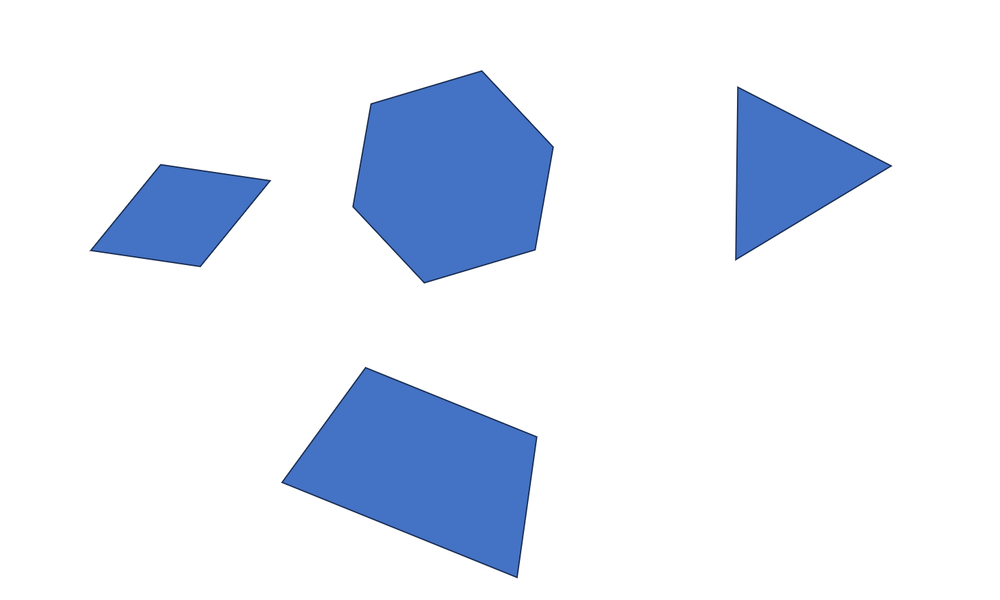
#> input picture imgs/angle_test2.png, 1000 x 600 px, shrunk from 1460 x 876 before the run, found by its file name
$ python angle_test.py
#> lines starting #> are read from the running program, lines starting #| are printed output that depends on the picture; after the words box and inside, x2 and y2 are one past the last pixel; in counts of white or black regions, pixels touching at a corner belong together
import cv2
import numpy as np
import os

def create_debug_dir():
    debug_dir = "angle_debug"
    if not os.path.exists(debug_dir):
        os.makedirs(debug_dir)
    return debug_dir

def save_image(image, step_name, debug_dir):
    cv2.imwrite(f"{debug_dir}/{step_name}.png", image)

def compute_angle(pt1, pt2):
    # 确保 pt1 在左，pt2 在右
    if pt1[0] > pt2[0]:  # 强制从左向右
        pt1, pt2 = pt2, pt1

    dx = pt2[0] - pt1[0]
    dy = pt2[1] - pt1[1]

    angle = np.degrees(np.arctan2(dy, dx))
    return angle

def detect_shapes_with_angle(image_path):
#> called with image_path = 'imgs\\angle_test2.png'
    debug_dir = create_debug_dir()

    # 读取图像并预处理
    image = cv2.imread(image_path)
#> image is the input picture: shape (600, 1000, 3); mean B, G, R 246, 234.5, 228
    gray = cv2.cvtColor(image, cv2.COLOR_BGR2GRAY)
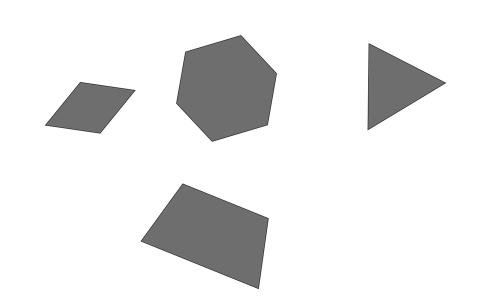
#> gray: shape (600, 1000) (shown at 1/2 size); min 28, max 255, mean 233.9
    blurred = cv2.GaussianBlur(gray, (7, 7), 0)
    binary = cv2.adaptiveThreshold(blurred, 255, cv2.ADAPTIVE_THRESH_GAUSSIAN_C,
                                  cv2.THRESH_BINARY_INV, 11, 2)
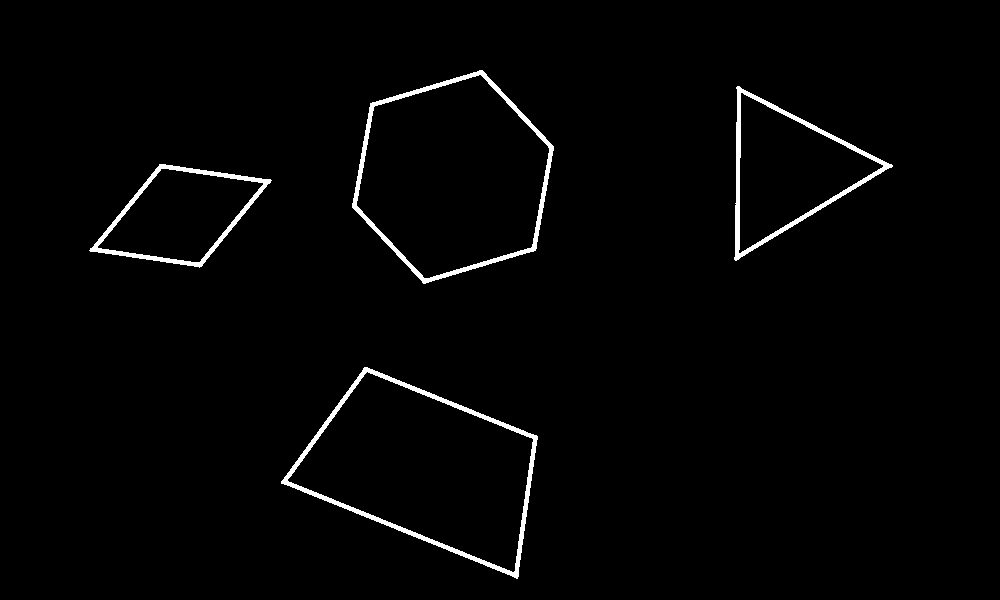
#> binary: shape (600, 1000); 1.7% white; 4 white regions, box (x1, y1, x2, y2) and area: (281, 367, 538, 579) 3250, (352, 70, 554, 284) 2925, (734, 86, 893, 261) 2341, (89, 164, 272, 268) 1966

    # 形态学操作
    kernel = np.ones((7,7), np.uint8)
    closed = cv2.morphologyEx(binary, cv2.MORPH_CLOSE, kernel, iterations=3)
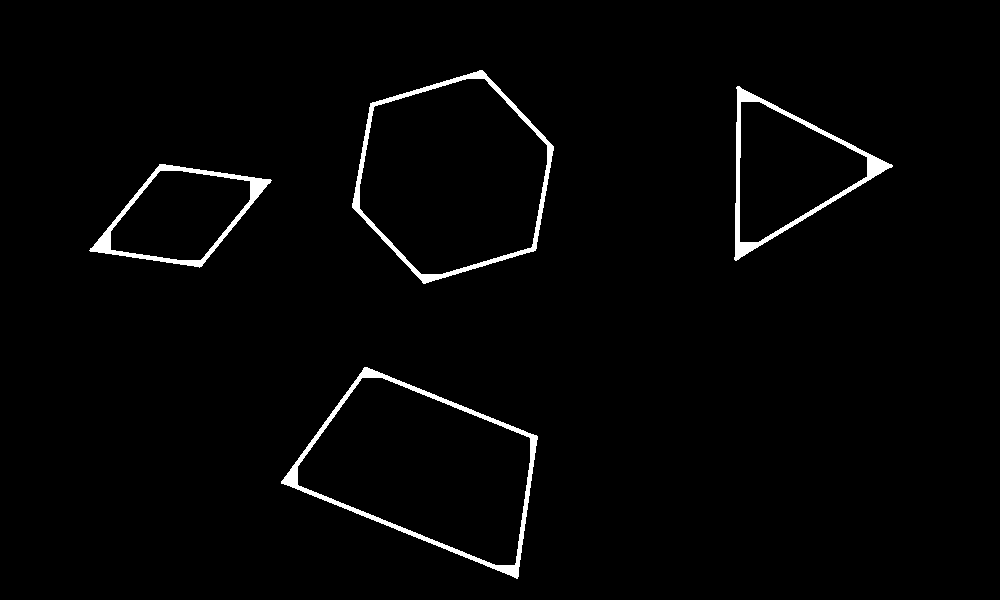
#> closed: shape (600, 1000); 1.9% white; 4 white regions

    # 查找轮廓
    contours, _ = cv2.findContours(closed, cv2.RETR_EXTERNAL, cv2.CHAIN_APPROX_SIMPLE)
#> contours = 4 contours; box (x1, y1, x2, y2) and area: (352, 70, 554, 284) 30620, (281, 367, 538, 579) 30532, (734, 86, 893, 261) 13578, (89, 164, 272, 268) 10748

    results = []
    for cnt in contours:
        area = cv2.contourArea(cnt)
        if area < 100:
            continue

        # 先计算中心坐标 --------------------------------------------------
        M = cv2.moments(cnt)
        if M["m00"] == 0:
            continue  # 跳过无效轮廓
        cx = int(M["m10"] / M["m00"])
        cy = int(M["m01"] / M["m00"])

        # 多边形近似
        epsilon = 0.03 * cv2.arcLength(cnt, True)
        approx = cv2.approxPolyDP(cnt, epsilon, True)
        vertices = len(approx)

        shape = "unknown"
        angle = 0.0

        # ================= 形状识别 & 角度计算 =================
        # 三角形（倒三角形最上边为基准）
        if vertices == 3:
            shape = "triangle"

            # 找到最上面的顶点（y坐标最小）
            points = approx.squeeze()
            top_idx = np.argmin(points[:,1])
            top_point = points[top_idx]

            # 获取包含顶点的两条边
            edge1 = [top_point, points[(top_idx-1)%3]]
            edge2 = [top_point, points[(top_idx+1)%3]]

            base_edge_tri = edge1

            # 计算基准边角度（顺时针为正）
            angle = compute_angle(base_edge_tri[0], base_edge_tri[1]) % 180
            while angle > 120:
                if base_edge_tri == edge1:
                    base_edge_tri = edge2
                else:
                    base_edge_tri = edge1
                angle = compute_angle(base_edge_tri[0], base_edge_tri[1]) % 180

            base_line = [tuple(base_edge_tri[0]), tuple(base_edge_tri[1])]

        # 四边形
        elif vertices == 4:
            # 顶点排序（顺时针）
            points = approx.reshape(-1, 2)  # 变成 (4,2)

            # 计算中心点 cx, cy（确保定义）
            cx = np.mean(points[:, 0])
            cy = np.mean(points[:, 1])

            # 计算每个点与中心点的角度
            angles = np.arctan2(points[:, 1] - cy, points[:, 0] - cx)
            sort_idx = np.argsort(angles)
            points = points[sort_idx]

            # 计算两条对角线向量
            diag1_vec = points[2] - points[0]
            diag2_vec = points[3] - points[1]
            dot_product = np.dot(diag1_vec, diag2_vec)
            diag1_len = np.linalg.norm(diag1_vec)
            diag2_len = np.linalg.norm(diag2_vec)
            is_diag_ortho = abs(dot_product) < 0.1 * diag1_len * diag2_len  # 判断是否近似垂直

            if is_diag_ortho:
                shape = "diamond" # 以最长对角边为基准
                diag1 = np.linalg.norm(points[2] - points[0])
                diag2 = np.linalg.norm(points[3] - points[1])
                if diag1 > diag2:
                    diag_points = [points[0], points[2]]
                else:
                    diag_points = [points[1], points[3]]
                angle = compute_angle(diag_points[0], diag_points[1]) % 180
                base_line = [tuple(diag_points[0]), tuple(diag_points[1])]
            else:
                shape = "trapezoid"
                max_len = 0
                base_edge_tpd = None
                base_idx = 0

                for i in range(len(points)):
                    pt1 = points[i]
                    pt2 = points[(i + 1) % len(points)]  # 邻接点构成边
                    length = np.linalg.norm(pt1 - pt2)
                    if length > max_len:
                        max_len = length
                        base_edge_tpd = [pt1, pt2]
                        base_idx = i

                angle = compute_angle(base_edge_tpd[0], base_edge_tpd[1]) % 180
                base_line = [tuple(base_edge_tpd[0]), tuple(base_edge_tpd[1])]

                # === 寻找可能的“平行短边” ===
                opp_idx = (base_idx + len(points)//2) % len(points)
                opp_pt1 = points[opp_idx]
                opp_pt2 = points[(opp_idx + 1) % len(points)]
                midpoint_base = (base_edge_tpd[0] + base_edge_tpd[1]) / 2
                midpoint_opp = (opp_pt1 + opp_pt2) / 2

                # 判断相对位置
                vec = midpoint_opp - midpoint_base
                if vec[0] < -100 or vec[1] > 100:  # 在左侧或下侧（你可以按需调整）
                    angle = (360 - angle) % 360

        # 正六边形（最上边为基准）
        elif vertices == 6:
            shape = "hexagon"

            points = approx.squeeze()  # shape (6, 2)
            # 找到最上方的顶点（y 最小）
            top_idx = np.argmin(points[:, 1])
            top_point = points[top_idx]

            # 获取与顶点相邻的两条边
            prev_idx = (top_idx - 1) % 6
            next_idx = (top_idx + 1) % 6
            pt_prev = points[prev_idx]
            pt_next = points[next_idx]

            edge1 = [top_point, pt_prev]
            edge2 = [top_point, pt_next]

            # 计算两个边在 x 方向上的分量（水平程度）
            dx1 = pt_prev[0] - top_point[0]
            dx2 = pt_next[0] - top_point[0]

            # 选择更水平的边作为 base
            base_edge_hex = edge1 if dx1 > dx2 else edge2

            angle = compute_angle(base_edge_hex[0], base_edge_hex[1]) % 180
            base_line = [tuple(base_edge_hex[0]), tuple(base_edge_hex[1])]

        # ================= 结果保存 =================
        results.append({
            "shape": shape,
            "center": (int(cx), int(cy)),
            "angle": round(angle, 1),
            "contour": cnt,
            "base_line": base_line
        })
#> this loop made 4 passes
#> (area, epsilon, approx, vertices, shape) on pass 1: (30531.5, 23.33, [[364, 367], [281, 483], [517, 578], [537, 436]], 4, 'trapezoid')
#> after the loop, results = 4 items

    # 可视化结果
    output = image.copy()
    for res in results:
        cv2.drawContours(output, [res["contour"]], -1, (0,255,0), 2)
        cv2.circle(output, res["center"], 5, (0,0,255), -1)

        # 绘制角度标注
        text = f"{res['shape']} {res['angle']}"
        cv2.putText(output, text,
                   (res["center"][0]-40, res["center"][1]-20),
                   cv2.FONT_HERSHEY_SIMPLEX, 0.6, (255,0,0), 2)

        # 绘制参考线（红色为基准线）
        if "base_line" in res:
            pt1, pt2 = res["base_line"]
            cv2.line(output, pt1, pt2, (0, 0, 255), 2)
#> this loop made 4 passes
#> (text, pt1, pt2) on passes 1 to 4: ('trapezoid 21.9', (517, 578), (281, 483)), ('diamond 159.0', (271, 180), (89, 250)), ('triangle 27.0', (737, 86), (892, 165)), ('hexagon 46.9', (482, 70), (553, 146))
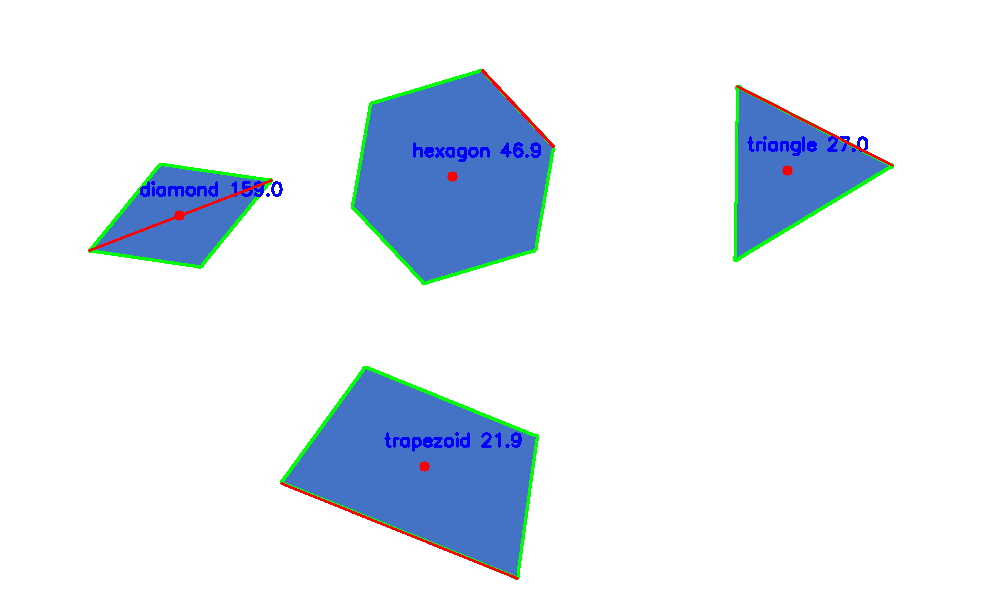
#> output: shape (600, 1000, 3); 2.07% of pixels changed, all inside (x1, y1, x2, y2) = (88, 69, 894, 580)

    save_image(output, "final_result", debug_dir)

    # 打印结果
    print("检测结果：")
    for res in results:
        print(f"{res['shape']}: 中心({res['center']}), 偏转角{res['angle']}°")
#> this loop made 4 passes
#| trapezoid: 中心((424, 466)), 偏转角21.9°
#| diamond: 中心((179, 215)), 偏转角159.0°
#| triangle: 中心((787, 170)), 偏转角27.0°
#| hexagon: 中心((452, 176)), 偏转角46.9°

    cv2.imshow("Result", output)
    cv2.waitKey(0)
    cv2.destroyAllWindows()

img_path = r'imgs\angle_test2.png'
# 测试
detect_shapes_with_angle(img_path)

$ run again, with imgs/angle_test0.png copied over imgs/angle_test2.png
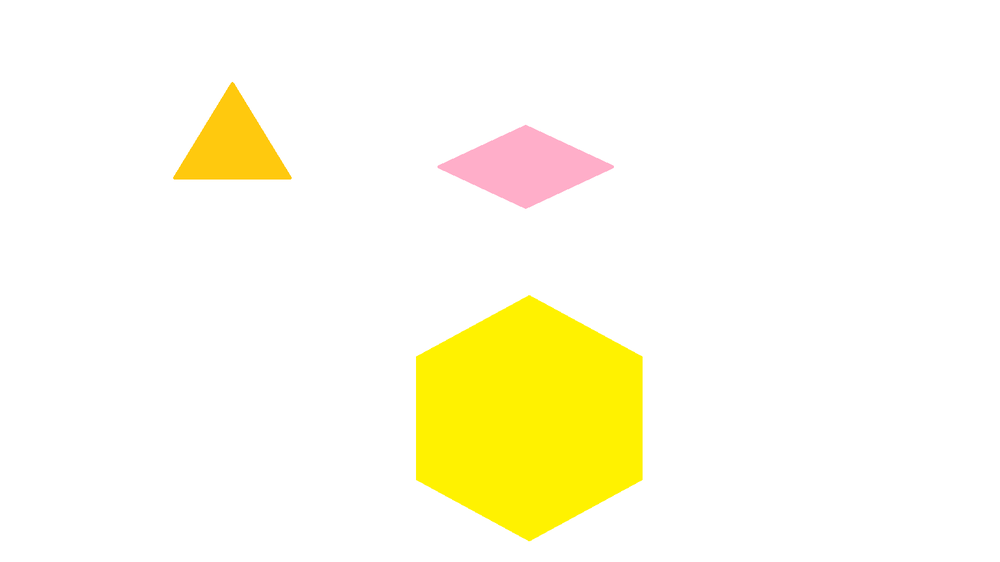
#> input picture imgs/angle_test0.png, 1000 x 562 px, shrunk from 1536 x 864 before the run, found by its file name
#> in detect_shapes_with_angle, image is the input picture: shape (562, 1000, 3); mean B, G, R 232.7, 252.4, 255
#> in detect_shapes_with_angle, `binary = cv2.adaptiveThreshold(blurred, 255, cv2.ADAPTIVE_THRESH_GAUSS..`:
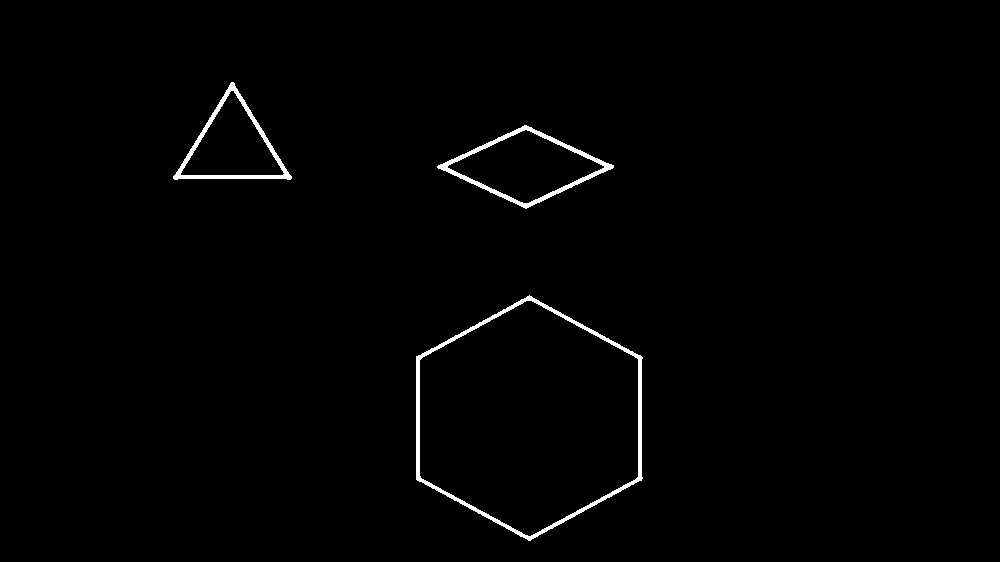
#> binary: shape (562, 1000); 1.1% white; 3 white regions, box (x1, y1, x2, y2) and area: (416, 295, 643, 541) 2930, (437, 125, 614, 209) 1642, (173, 82, 292, 180) 1417
#> closed: shape (562, 1000); 1.2% white; 3 white regions
#> contours = 3 contours; box (x1, y1, x2, y2) and area: (416, 295, 643, 541) 41280, (437, 125, 614, 209) 7368, (173, 82, 292, 180) 5744
#> the loop in detect_shapes_with_angle, `for cnt in contours:` made 3 passes
#> (area, epsilon, approx, vertices, shape) on pass 2: (7367.5, 12.68, [[437, 166], [525, 208], [613, 167], [526, 125]], 4, 'diamond')
#> after the loop in detect_shapes_with_angle, `for cnt in contours:`: results = 3 items
#> the loop in detect_shapes_with_angle, `for res in results:` made 3 passes
#> (text, pt1, pt2) on passes 1 to 3: ('hexagon 28.8', (529, 295), (642, 357)), ('diamond 0.3', (437, 166), (613, 167)), ('triangle 58.9', (233, 82), (291, 178))
#> after the loop in detect_shapes_with_angle, `for res in results:`:
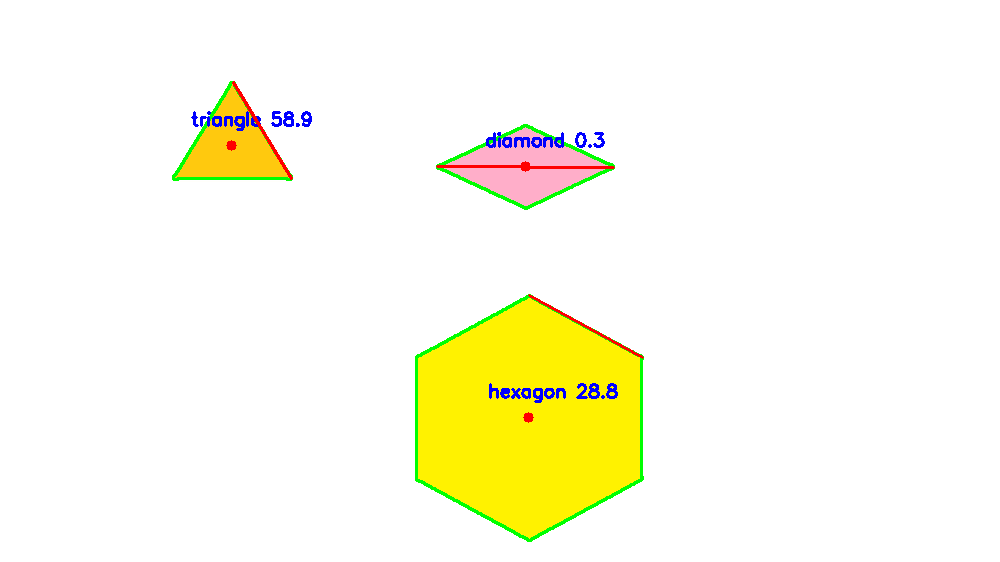
#> output: shape (562, 1000, 3); 1.49% of pixels changed, all inside (x1, y1, x2, y2) = (172, 81, 644, 542)
#> the loop in detect_shapes_with_angle, `for res in results:` made 3 passes
#| hexagon: 中心((528, 417)), 偏转角28.8°
#| diamond: 中心((525, 166)), 偏转角0.3°
#| triangle: 中心((231, 145)), 偏转角58.9°
